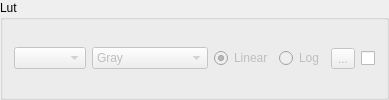
           <widget class="QGroupBox" name="lut3dGroupBox">
            <property name="sizePolicy">
             <sizepolicy hsizetype="MinimumExpanding" vsizetype="Preferred">
              <horstretch>0</horstretch>
              <verstretch>0</verstretch>
             </sizepolicy>
            </property>
            <property name="maximumSize">
             <size>
              <width>400</width>
              <height>16777215</height>
             </size>
            </property>
            <property name="title">
             <string>Lut</string>
            </property>
            <layout class="QHBoxLayout" name="horizontalLayout_16">
             <item>
              <widget class="QComboBox" name="scalarComboBox">
               <property name="enabled">
                <bool>false</bool>
               </property>
              </widget>
             </item>
             <item>
              <widget class="QComboBox" name="lut3dComboBox">
               <property name="enabled">
                <bool>false</bool>
               </property>
               <item>
                <property name="text">
                 <string>Gray</string>
                </property>
               </item>
               <item>
                <property name="text">
                 <string>Default</string>
                </property>
               </item>
               <item>
                <property name="text">
                 <string>Default Step</string>
                </property>
               </item>
               <item>
                <property name="text">
                 <string>EField</string>
                </property>
               </item>
               <item>
                <property name="text">
                 <string>Glow</string>
                </property>
               </item>
               <item>
                <property name="text">
                 <string>MinMax</string>
                </property>
               </item>
               <item>
                <property name="text">
                 <string>PhysicsContour</string>
                </property>
               </item>
               <item>
                <property name="text">
                 <string>PureRed</string>
                </property>
               </item>
               <item>
                <property name="text">
                 <string>PureGreen</string>
                </property>
               </item>
               <item>
                <property name="text">
                 <string>PureBlue</string>
                </property>
               </item>
               <item>
                <property name="text">
                 <string>Run1</string>
                </property>
               </item>
               <item>
                <property name="text">
                 <string>Run2</string>
                </property>
               </item>
               <item>
                <property name="text">
                 <string>Sar</string>
                </property>
               </item>
               <item>
                <property name="text">
                 <string>Temperature</string>
                </property>
               </item>
               <item>
                <property name="text">
                 <string>TenStep</string>
                </property>
               </item>
               <item>
                <property name="text">
                 <string>VolRenGlow</string>
                </property>
               </item>
               <item>
                <property name="text">
                 <string>VolRenGreen</string>
                </property>
               </item>
               <item>
                <property name="text">
                 <string>VolRenRGB</string>
                </property>
               </item>
               <item>
                <property name="text">
                 <string>VolRenTwoLev</string>
                </property>
               </item>
               <item>
                <property name="text">
                 <string>AllYellow</string>
                </property>
               </item>
               <item>
                <property name="text">
                 <string>AllCyan</string>
                </property>
               </item>
               <item>
                <property name="text">
                 <string>AllViolet</string>
                </property>
               </item>
               <item>
                <property name="text">
                 <string>AllWhite</string>
                </property>
               </item>
               <item>
                <property name="text">
                 <string>AllBlack</string>
                </property>
               </item>
               <item>
                <property name="text">
                 <string>AllRed</string>
                </property>
               </item>
               <item>
                <property name="text">
                 <string>AllGreen</string>
                </property>
               </item>
               <item>
                <property name="text">
                 <string>AllBlu</string>
                </property>
               </item>
              </widget>
             </item>
             <item>
              <widget class="QRadioButton" name="linear3dRadioButton">
               <property name="enabled">
                <bool>false</bool>
               </property>
               <property name="text">
                <string>Linear</string>
               </property>
               <property name="checked">
                <bool>true</bool>
               </property>
              </widget>
             </item>
             <item>
              <widget class="QRadioButton" name="log3dRadioButton">
               <property name="enabled">
                <bool>false</bool>
               </property>
               <property name="text">
                <string>Log</string>
               </property>
              </widget>
             </item>
             <item>
              <widget class="QToolButton" name="toolButton">
               <property name="enabled">
                <bool>false</bool>
               </property>
               <property name="text">
                <string>...</string>
               </property>
              </widget>
             </item>
             <item>
              <widget class="QCheckBox" name="lut3dActivateCheckBox">
               <property name="text">
                <string/>
               </property>
              </widget>
             </item>
            </layout>
           </widget>
